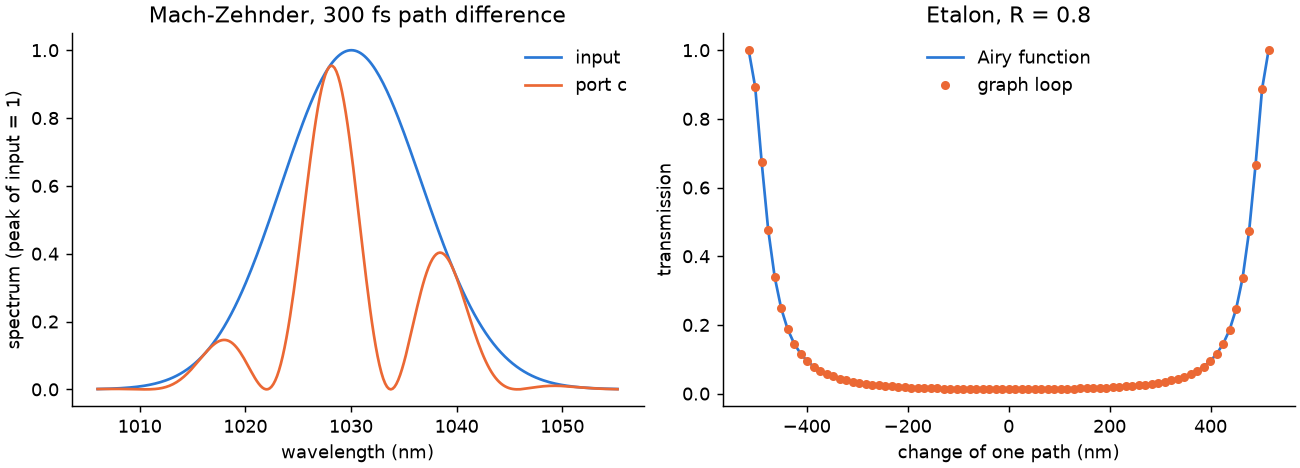

Here is the Python script that generated this plot:
"""A Mach-Zehnder and an etalon as Branched systems, written with the Python API and checked against their analytic results."""
import math

import matplotlib
matplotlib.use("Agg")
import matplotlib.pyplot as plt
import numpy as np

import ultrafast as uf
from ultrafast import build as b

BLUE, ORANGE = "#2a78d6", "#eb6834"
C, LAM = 299792458.0, 1030e-9
TAU = 300e-15

# Mach-Zehnder: one arm 300 fs longer. Port c holds (1 - cos(w tau)) / 2 of each frequency
mz = b.system("mach-zehnder", b.Branched([
    b.link(b.beam_splitter("bs1"), {"c": "armA", "d": "armB"}),
    b.link(b.delay("armA", delay_s=0.0), "bs2:1"),
    b.link(b.delay("armB", delay_s=TAU), "bs2:2"),
    b.link(b.beam_splitter("bs2"), {"c": "end", "d": "virtual"}),
]))
res = uf.run(mz, b.run_spec(b.pulse(LAM, 100e-15, energy=1e-9), grid=b.grid(n=8192, window_s=20e-12)))
graph = res.summary["graph"]
w = res["output_omega_rad_s"]
s_in, s_out = res["input_spectrum"], res["output_spectrum"]
fringes = (1 - np.cos(w * TAU)) / 2
band = s_in > 1e-3 * s_in.max()
print("Mach-Zehnder     output / input %.4f   analytic %.4f" % (s_out.sum() / s_in.sum(), (s_in * fringes).sum() / s_in.sum()))
print("spectral fringes largest error  %.1e of the peak" % (np.abs(s_out - s_in * fringes)[band].max() / s_in.max()))
print("budget closure   %.1e J" % graph["energyClosureJ"])

# etalon: two mirrors of R = 0.8 joined by a loop, and a cw source. Scanning a path over one wave passes one Airy peak
R, GAP = 0.8, 0.01
etalon = b.system("etalon", b.Branched([
    b.link(b.beam_splitter("m1", R), {"c": "forth", "d": "virtual"}, loop=b.loop("ringDown", max_round_trips=2000, tolerance=1e-16)),
    b.link(b.gap("forth", GAP, medium="Vacuum"), "m2:2"),
    b.link(b.beam_splitter("m2", R), {"c": "back", "d": "end"}),
    b.link(b.gap("back", GAP, medium="Vacuum"), "m1:2"),
]))
offsets = np.linspace(-LAM / 2, LAM / 2, 81)
scan = uf.study(etalon, b.run_spec(b.cw(LAM, 1.0)), parameters=[{"path": "element:back/lengthM", "values": list(GAP + offsets), "nominal": GAP}], outputs=["energy:end"])
transmission = np.array([row["energy:end"] for row in scan["rows"]])
nominal = uf.run(etalon, b.run_spec(b.cw(LAM, 1.0))).summary
transmission /= nominal["graph"]["energyInJ"]
delta = nominal["outputGrid"]["omega0"] * (2 * GAP + offsets) / C      # the grid's carrier, which is the source's frequency in the run
airy = (1 - R) ** 2 / (1 + R * R - 2 * R * np.cos(delta))
print("etalon           peak %.4f   Airy %.4f, largest error %.1e" % (transmission.max(), airy.max(), np.abs(transmission - airy).max()))

fig, (left, right) = plt.subplots(1, 2, figsize=(10, 3.6), constrained_layout=True)
lam_nm = 2e9 * math.pi * C / w[band]
left.plot(lam_nm, s_in[band] / s_in.max(), color=BLUE, lw=1.5, label="input")
left.plot(lam_nm, s_out[band] / s_in.max(), color=ORANGE, lw=1.5, label="port c")
left.set(xlabel="wavelength (nm)", ylabel="spectrum (peak of input = 1)", title="Mach-Zehnder, 300 fs path difference")
left.legend(frameon=False)
right.plot(offsets * 1e9, airy, color=BLUE, lw=1.5, label="Airy function")
right.plot(offsets * 1e9, transmission, "o", color=ORANGE, ms=4, label="graph loop")
right.set(xlabel="change of one path (nm)", ylabel="transmission", title="Etalon, R = 0.8")
right.legend(frameon=False)
for ax in (left, right):
    ax.spines[["top", "right"]].set_visible(False)
fig.savefig("interferometers.png", dpi=130)
